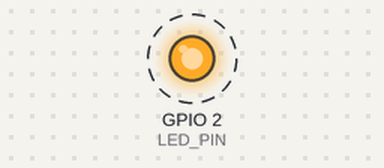
This sketch was run on a simulated ESP32. Parts: output pins drawn as LEDs (lit = HIGH). Dashed ring = blinking. No CAN messages arrive unless stated; what the sketch prints to the serial monitor is not drawn.

Above: at 6.3 s.
Timing chart, 0 to 9.1 s (numbered marks = the images above):
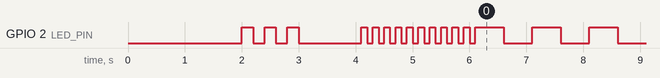

The sketch:

CAN_Test_ESP32.ino
```cpp
/*
 * ESP32 Built-in CAN Test
 * Tests the ESP32 TWAI (CAN) controller
 *
 * Wiring:
 * ESP32 GPIO5  → CAN Transceiver CTX
 * ESP32 GPIO4  → CAN Transceiver CRX
 * ESP32 3.3V   → Transceiver VCC
 * ESP32 GND    → Transceiver GND
 *
 * Expected behavior:
 * - LED blinks fast (10 times) = Test PASSED
 * - LED blinks slow continuously = Test FAILED
 */

#include <driver/twai.h>

#define CAN_TX_PIN  GPIO_NUM_5
#define CAN_RX_PIN  GPIO_NUM_4
#define LED_PIN     GPIO_NUM_2

bool allTestsPassed = false;

void setup() {
  Serial.begin(115200);
  delay(2000);

  Serial.println("\n=== ESP32 CAN Test ===");

  pinMode(LED_PIN, OUTPUT);
  digitalWrite(LED_PIN, LOW);

  // Initial blink
  for(int i = 0; i < 3; i++) {
    digitalWrite(LED_PIN, HIGH);
    delay(200);
    digitalWrite(LED_PIN, LOW);
    delay(200);
  }

  delay(500);

  // Run tests
  allTestsPassed = runTests();

  if (allTestsPassed) {
    Serial.println("\n✓ ALL TESTS PASSED!");

    // Success: Fast blinks
    for(int i = 0; i < 10; i++) {
      digitalWrite(LED_PIN, HIGH);
      delay(100);
      digitalWrite(LED_PIN, LOW);
      delay(100);
    }
  } else {
    Serial.println("\n✗ TESTS FAILED");
  }
}

void loop() {
  // Indicate test result
  static unsigned long lastBlink = 0;
  unsigned long interval = allTestsPassed ? 500 : 1000;

  if (millis() - lastBlink > interval) {
    lastBlink = millis();
    digitalWrite(LED_PIN, !digitalRead(LED_PIN));
  }
}

bool runTests() {
  bool passed = true;

  // Test 1: Initialize CAN
  Serial.print("Test 1: Initialize CAN... ");

  twai_timing_config_t timing_config = TWAI_TIMING_CONFIG_125KBITS();
  twai_filter_config_t filter_config = TWAI_FILTER_CONFIG_ACCEPT_ALL();
  twai_general_config_t general_config = TWAI_GENERAL_CONFIG_DEFAULT(
    CAN_TX_PIN,
    CAN_RX_PIN,
    TWAI_MODE_NORMAL
  );

  if (twai_driver_install(&general_config, &timing_config, &filter_config) != ESP_OK) {
    Serial.println("FAILED (driver install)");
    return false;
  }

  if (twai_start() != ESP_OK) {
    Serial.println("FAILED (start)");
    return false;
  }

  Serial.println("PASSED");
  delay(100);

  // Test 2: Switch to loopback mode
  Serial.print("Test 2: Loopback mode... ");

  twai_stop();
  twai_driver_uninstall();

  general_config.mode = TWAI_MODE_NO_ACK;  // Loopback-like mode

  if (twai_driver_install(&general_config, &timing_config, &filter_config) != ESP_OK) {
    Serial.println("FAILED (reinstall)");
    return false;
  }

  if (twai_start() != ESP_OK) {
    Serial.println("FAILED (restart)");
    return false;
  }

  Serial.println("PASSED");
  delay(100);

  // Test 3: Send and receive message
  Serial.print("Test 3: Send/Receive test... ");

  twai_message_t tx_msg;
  tx_msg.identifier = 0x123;
  tx_msg.extd = 1;
  tx_msg.rtr = 0;
  tx_msg.data_length_code = 4;
  tx_msg.data[0] = 0xAA;
  tx_msg.data[1] = 0xBB;
  tx_msg.data[2] = 0xCC;
  tx_msg.data[3] = 0xDD;

  if (twai_transmit(&tx_msg, pdMS_TO_TICKS(1000)) != ESP_OK) {
    Serial.println("FAILED (transmit)");
    passed = false;
  } else {
    Serial.println("PASSED");
  }

  delay(100);

  // Test 4: Check CAN state
  Serial.print("Test 4: CAN state check... ");

  twai_status_info_t status_info;
  if (twai_get_status_info(&status_info) == ESP_OK) {
    Serial.print("PASSED (State: ");
    switch(status_info.state) {
      case TWAI_STATE_RUNNING: Serial.print("RUNNING"); break;
      case TWAI_STATE_BUS_OFF: Serial.print("BUS_OFF"); break;
      case TWAI_STATE_RECOVERING: Serial.print("RECOVERING"); break;
      default: Serial.print("UNKNOWN");
    }
    Serial.println(")");
  } else {
    Serial.println("FAILED");
    passed = false;
  }

  delay(100);

  // Test 5: Cleanup
  Serial.print("Test 5: Cleanup... ");

  twai_stop();
  twai_driver_uninstall();

  Serial.println("PASSED");

  return passed;
}
```

Measured:
- by itself, GPIO 2 (LED_PIN): HIGH → LOW at 2.2 s, → HIGH 0.20 s later, → LOW 0.20 s later, → HIGH 0.20 s later, … (273 changes in this stretch)
